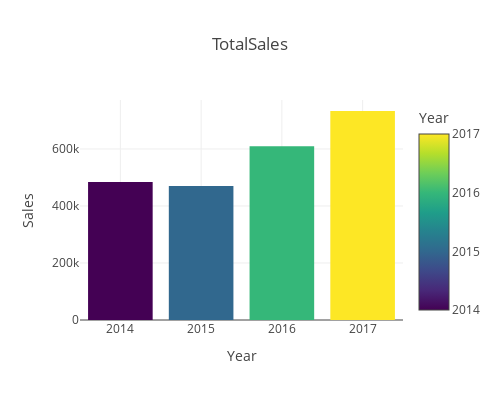

Write notebook code for a chart like this one.
### Code cell
px.bar(df.groupby('Year')['Sales'].sum().reset_index(),
        x = 'Year',y='Sales', title = 'TotalSales', color = "Year",
         height = 400, width = 500, template='gridon')

### Figure 1 — Plotly figure (JSON) as saved in the notebook; plotly's stock layout.template omitted (floating-point values rounded to 4 significant figures)
{"data": [{"alignmentgroup": "True", "hovertemplate": "Year=%{marker.color}<br>Sales=%{y}<extra></extra>", "legendgroup": "", "marker": {"color": [2014, 2015, 2016, 2017], "coloraxis": "coloraxis", "pattern": {"shape": ""}}, "name": "", "offsetgroup": "", "orientation": "v", "showlegend": false, "textposition": "auto", "type": "bar", "x": [2014, 2015, 2016, 2017], "xaxis": "x", "y": [484200.0, 470500.0, 609200.0, 733200.0], "yaxis": "y"}], "layout": {"barmode": "relative", "coloraxis": {"colorbar": {"title": {"text": "Year"}}, "colorscale": [[0, "#440154"], [0.1111, "#482878"], [0.2222, "#3e4989"], [0.3333, "#31688e"], [0.4444, "#26828e"], [0.5556, "#1f9e89"], [0.6667, "#35b779"], [0.7778, "#6ece58"], [0.8889, "#b5de2b"], [1, "#fde725"]]}, "height": 400, "legend": {"tracegroupgap": 0}, "title": {"text": "TotalSales"}, "width": 500, "xaxis": {"anchor": "y", "domain": [0, 1], "title": {"text": "Year"}}, "yaxis": {"anchor": "x", "domain": [0, 1], "title": {"text": "Sales"}}}}
